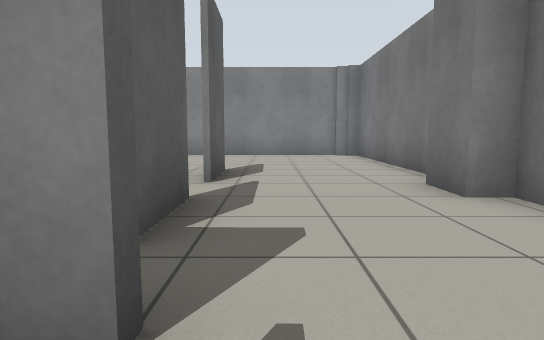
View 1 (above)

18 first-person views from a walk through a robot-simulator world made for Gazebo. The camera is 0.72 m above the floor, tilts 6° down and sees 75° across. The floor is counted in squares, 1 m on a side. Each view is taken from the middle of a square. On the plan, view 1 faces up. The plan holds only what a view shows up to about 11 squares ahead; the rest is blank.

View 2
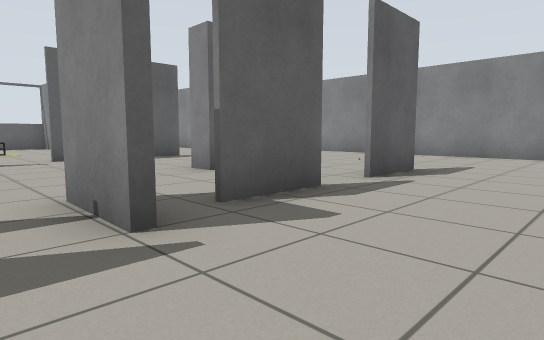

View 3
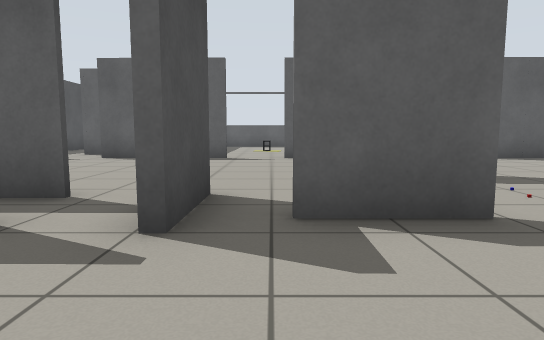

View 4
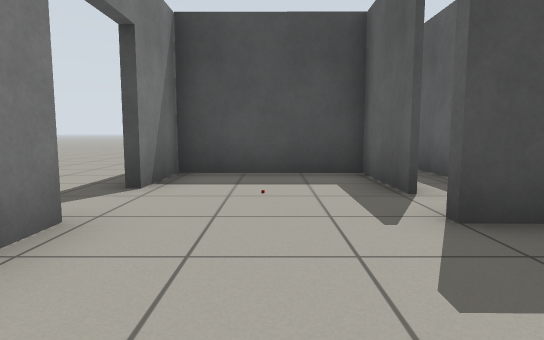

View 5
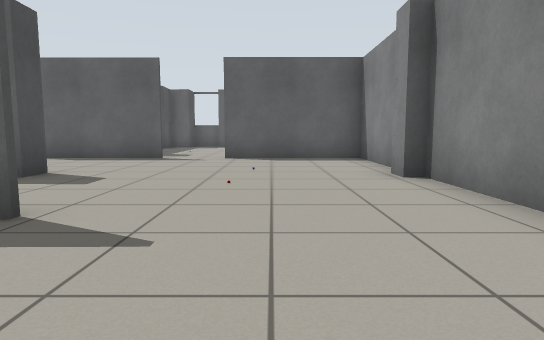

View 6
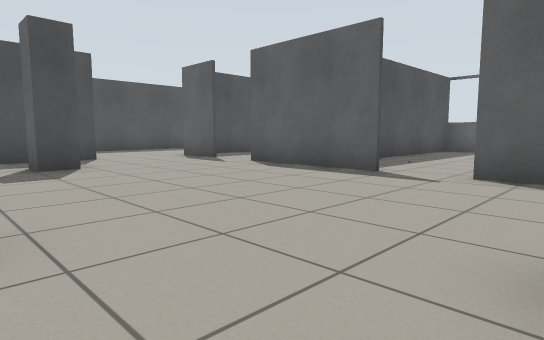

View 7
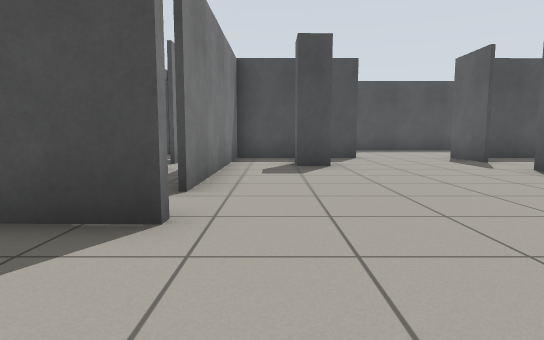

View 8
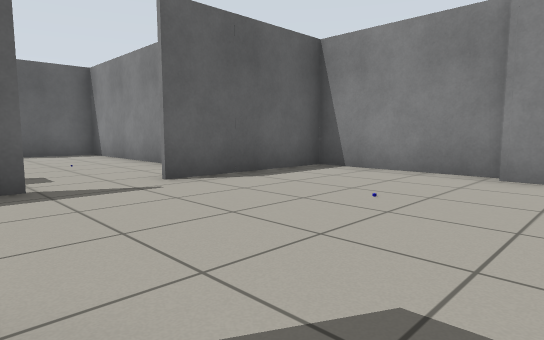

View 9
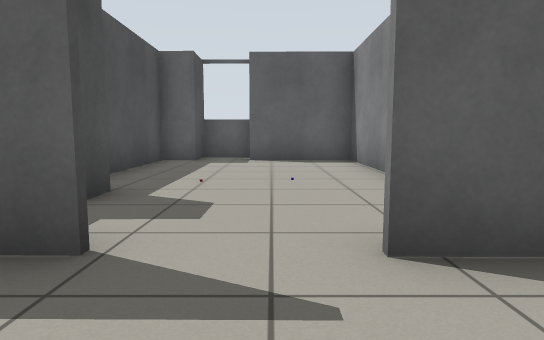

View 10
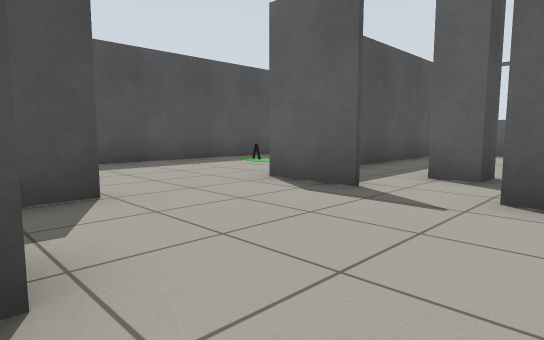

View 11
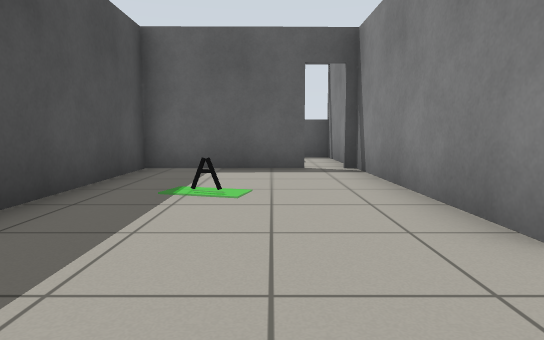

View 12
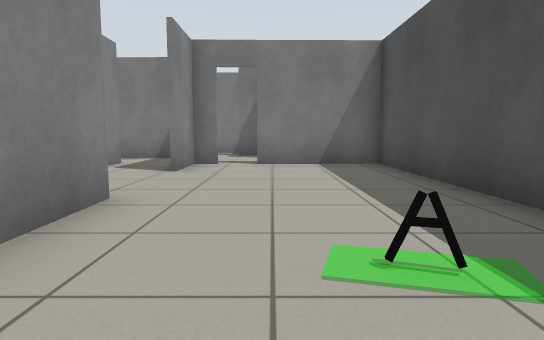

View 13
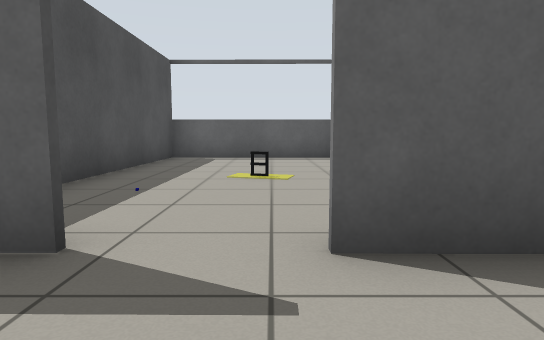

View 14
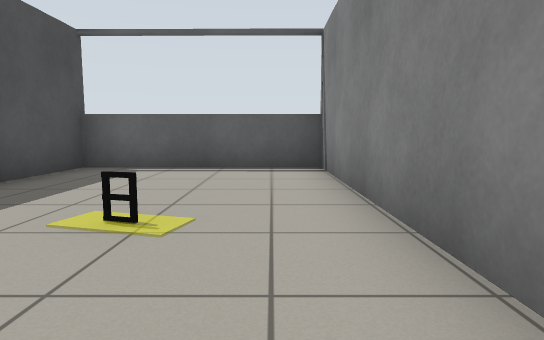

View 15
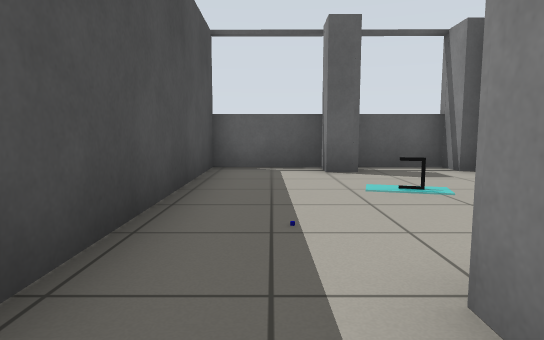

View 16
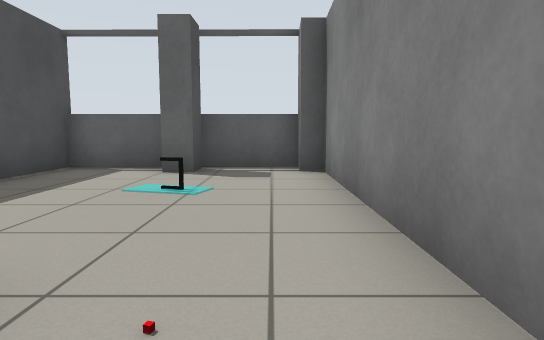

View 17
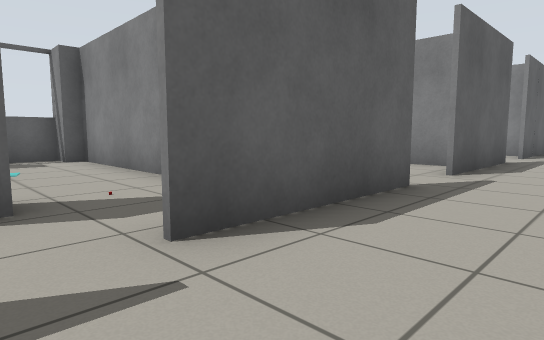

View 18
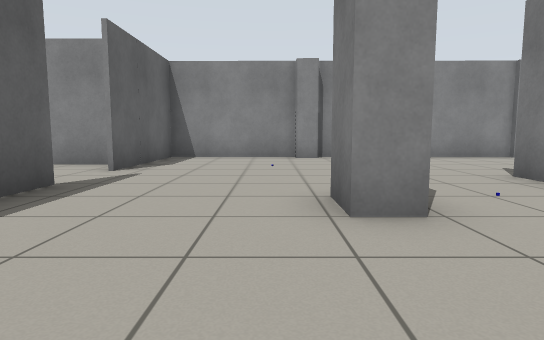

### Floor plan
Points are (right, up) in squares from view 1. A wall is a line through its corners. A room is listed if a view was taken in it or the views show most of it. See-through windows are left out.
Room 1 (views 1, 2, 3, 4, 5, 6, 7, 8, 9, 10, 13, 17, 18)
walls: (-3.6, 4.1) (-4.3, 4.1) (-4.3, 4.9) (-3.6, 4.9); (-0.9, 3.9) (-0.9, 2.1); (-2.2, 1.3) (-0.5, 1.2); (-1, 6.2) (-1, 6.9); (-0.9, 6.9) (-0.9, 5); (-0.5, 1) (-2.2, 1.1); (-1.9, -0.2) (-1.9, -3.1); (-0.5, 0) (-0.5, -2.3) (2.7, -2.3) (2.7, -0.5); (2.2, 3.8) (2.2, 5); (-8, 6) (-8, 2.3); (2.7, 3.4) (2.7, 4.1) (2.1, 4.1); (-8.1, 0.7) (-8.1, -2.9); (2.7, 6.1) (2.7, 11.1); (2.7, 1.1) (2.7, 1.9); (-4.3, 11.5) (-8, 11.5) (-8, 7.6); (-4.4, -3.7) (-3.5, -3.6) (-3.5, -4.3) (-4.3, -4.3); (2.1, 11.5) (-3.7, 11.5) (-3.7, 11.1) (-4.4, 11.1); (-8.1, -4.5) (-8.1, -6.2); (-5.4, -6.1) (-2, -6) (-2, -0.2)
ways out: opening at (-6.5, -6) to room 2; opening at (-8, 1.5) to room 3; opening at (-8, -3.5) to room 4; opening at (-8, 6.5) to room 5; open door at (3, 0.5); gap at (-1, 0); gap at (-1, 2); gap at (-1, 4.5)
Room 2 (views 11, 12)
walls: (-8.1, -6.2) (-13, -6.3); (-13.2, -7.3) (-13.2, -10.6) (-3.8, -10.5) (-3.8, -7.6); (-3.8, -6.8) (-3.8, -6.1) (-5.4, -6.2)
ways out: opening at (-6.5, -6) to room 1; open door at (-13, -7); open door at (-4, -7)
objects: other object (-10, -9)
Room 3 (view 14)
walls: (-8.7, 4.1) (-16.6, 4); (-16.3, 4.1) (-16.4, -0.9); (-16.6, -0.9) (-10.9, -1)
ways out: opening at (-8, 1.5) to room 1
objects: other object (-12, 2)
Room 4 (views 15, 16)
walls: (-10.5, -3.4) (-9.7, -3.5) (-9.7, -4.2) (-10.4, -4.2); (-10.1, -1.1) (-15.5, -1); (-15.5, -3.4) (-15.5, -4.1); (-16.4, -1.4) (-16.4, -7.1); (-16.7, -6.2) (-9.2, -6.1)
ways out: opening at (-8, -3.5) to room 1
objects: other object (-13, -3)
Room 5 (no view inside)
walls: (-10.4, 5) (-9.8, 5); (-15.4, 5.1) (-15.4, 4.1) (-12.1, 4.2); (-8.3, 9.1) (-15.3, 9.1) (-15.3, 6.3)
low walls: (-16.3, 6.4) (-16.3, 5.1)
ways out: opening at (-8, 6.5) to room 1

Positions as (right, up) in squares from view 1, and headings:
1: (0, 0), facing up
2: (2, 0), facing up-left
3: (2, 2), facing left
4: (1, 4), facing down
5: (2, 9), facing left
6: (-2, 4), facing down-left
7: (-3, 4), facing down
8: (-3, 5), facing up-left
9: (-6, 7), facing left
10: (-4, -2), facing down-left
11: (-6, -8), facing left
12: (-12, -8), facing right
13: (-6, 2), facing left
14: (-9, 3), facing left
15: (-9, -5), facing left
16: (-9, -2), facing left
17: (-6, -4), facing up-left
18: (-5, 1), facing up
